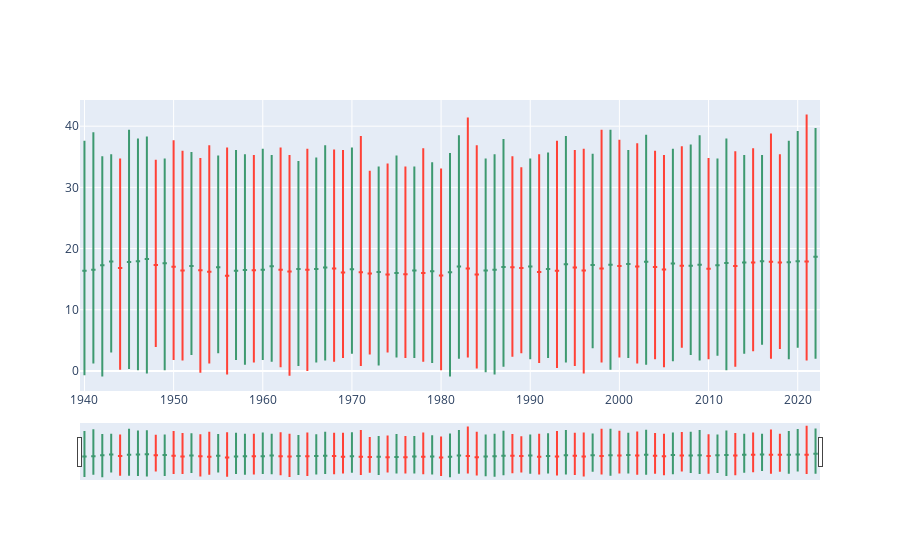

This figure's notebook cell:
### Code cell
import plotly.graph_objects as go
fig = go.Figure(data=[go.Candlestick(x=analysis_temp['years'],
                open=analysis_temp['avg_mean'],
                high=analysis_temp['avg_max'],
                low=analysis_temp['avg_min'],
                close=analysis_temp['avg_mean'])])

fig.show()
